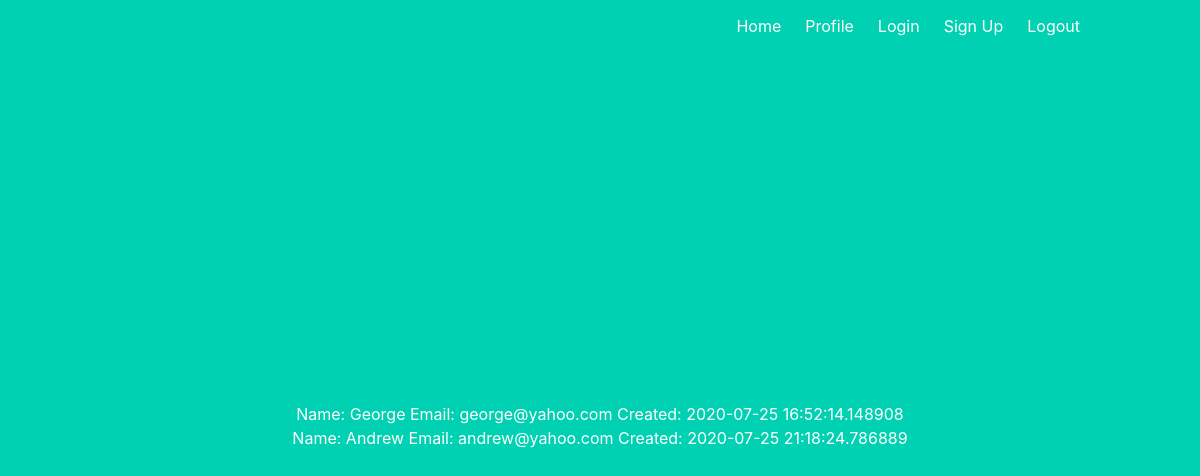
Before: /view with the older database file.
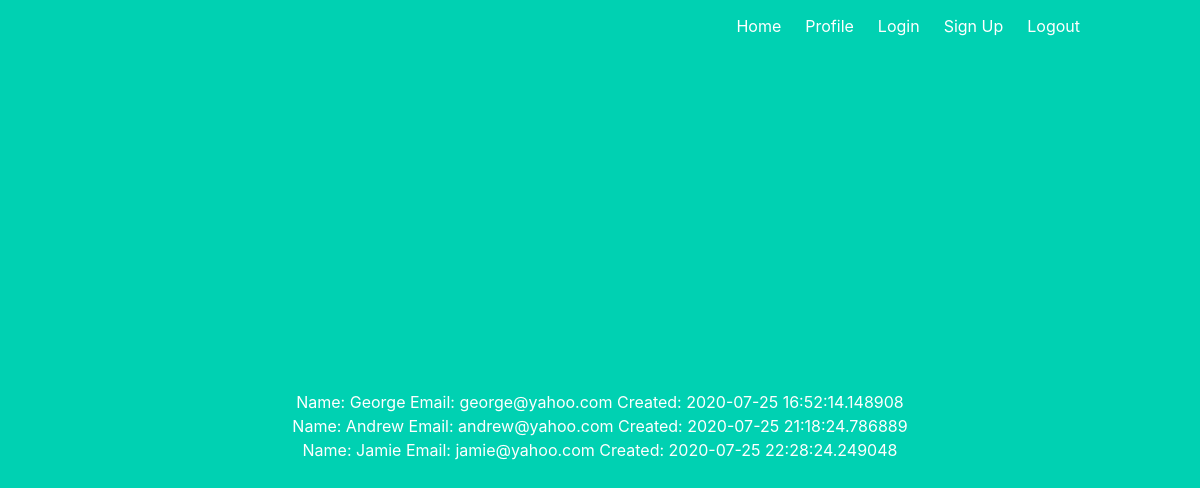
After: the same page with the newer database file.
### models.py (models this page shows)
class User(UserMixin, db.Model):
    id = db.Column(db.Integer, primary_key=True)
    email = db.Column(db.String(100), unique=True)
    password = db.Column(db.String(100))
    name = db.Column(db.String(1000))
    created = db.Column(db.DateTime)

### auth.py (the view)
@auth.route('/view')
def view():
    return render_template('view.html', values=User.query.all())

### templates/view.html
{% extends "base.html" %}
{% block content %}
    {% for n in values %}
        <p>Name: {{n.name}} Email: {{n.email}} Created: {{n.created}}</p>
    {% endfor %}
{% endblock %}

### templates/base.html (shortened to what this page needs)
<!DOCTYPE html>
<html>
<head>
    <link rel="stylesheet" href="https://cdnjs.cloudflare.com/ajax/libs/bulma/0.6.2/css/bulma.min.css">
</head>
<body>
    <section class="hero is-primary is-fullheight">
        <div class="hero-head">
            <nav class="navbar">
                <div class="container">
                    <div id="navbarMenuHeroA" class="navbar-menu">
                        <div class="navbar-end">
                            <a href="{{ url_for('main.index') }}" class="navbar-item">
                                Home
                            </a>
                            <a href="{{ url_for('main.profile') }}" class="navbar-item">
                                Profile
                            </a>
                            <a href="{{ url_for('auth.login') }}" class="navbar-item">
                                Login
                            </a>
                            <a href="{{ url_for('auth.signup') }}" class="navbar-item">
                                Sign Up
                            </a>
                            <a href="{{ url_for('auth.logout') }}" class="navbar-item">
                                Logout
                            </a>
                        </div>
                    </div>
                </div>
            </nav>
        </div>
        <div class="hero-body">
            <div class="container has-text-centered">
               {% block content %}
               {% endblock %}
            </div>
        </div>
    </section>
</body>
</html>

Changed rows visible on the page:
added User: name "Jamie", email "jamie@yahoo.com", created "2020-07-25 22:28:24.249048"
